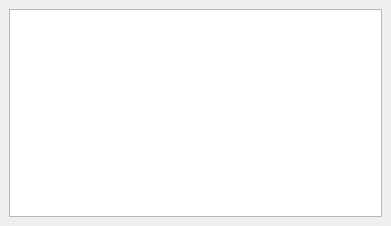
<?xml version="1.0" encoding="UTF-8"?>
<ui version="4.0">
 <class>MainWindow</class>
 <widget class="QMainWindow" name="MainWindow">
  <property name="geometry">
   <rect>
    <x>0</x>
    <y>0</y>
    <width>391</width>
    <height>226</height>
   </rect>
  </property>
  <property name="windowTitle">
   <string>MainWindow</string>
  </property>
  <widget class="QWidget" name="centralwidget">
   <layout class="QVBoxLayout" name="verticalLayout">
    <item>
     <widget class="QTableWidget" name="tabla"/>
    </item>
   </layout>
  </widget>
 </widget>
 <resources/>
 <connections/>
</ui>
